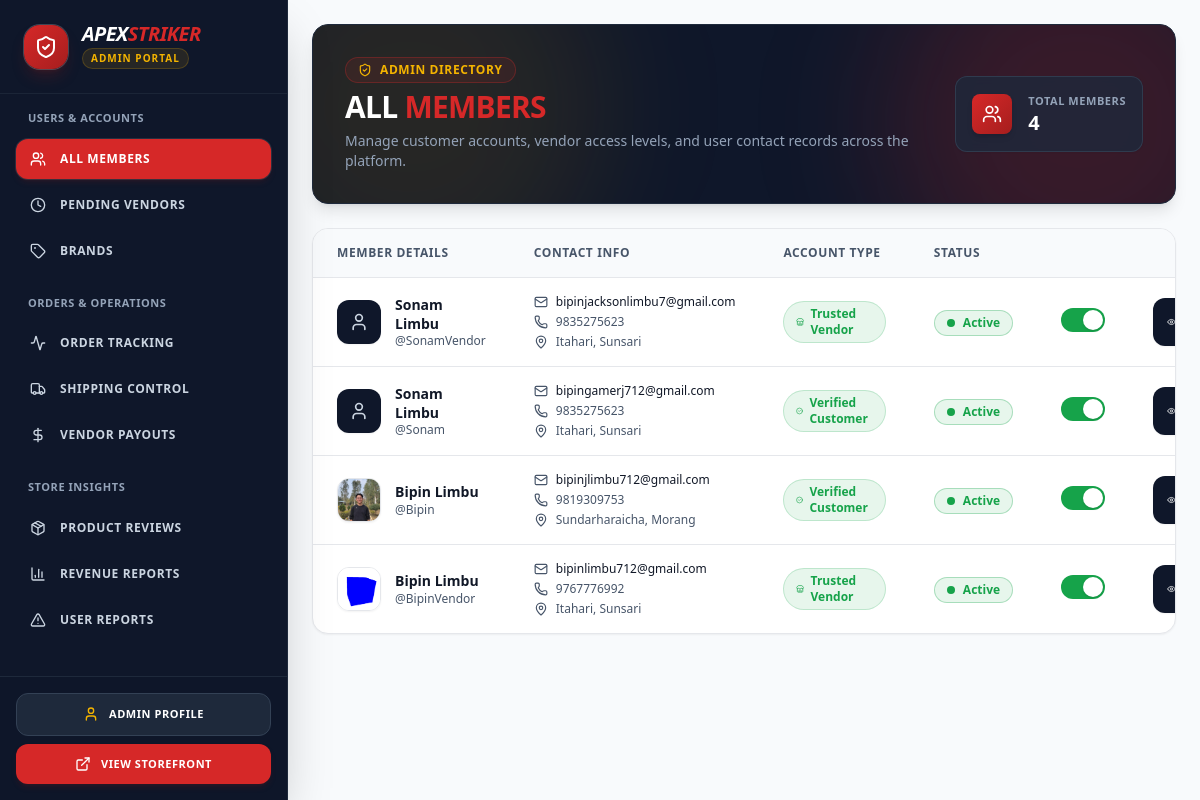
Before: /dashboard/admin/ (signed in) with the older database file.
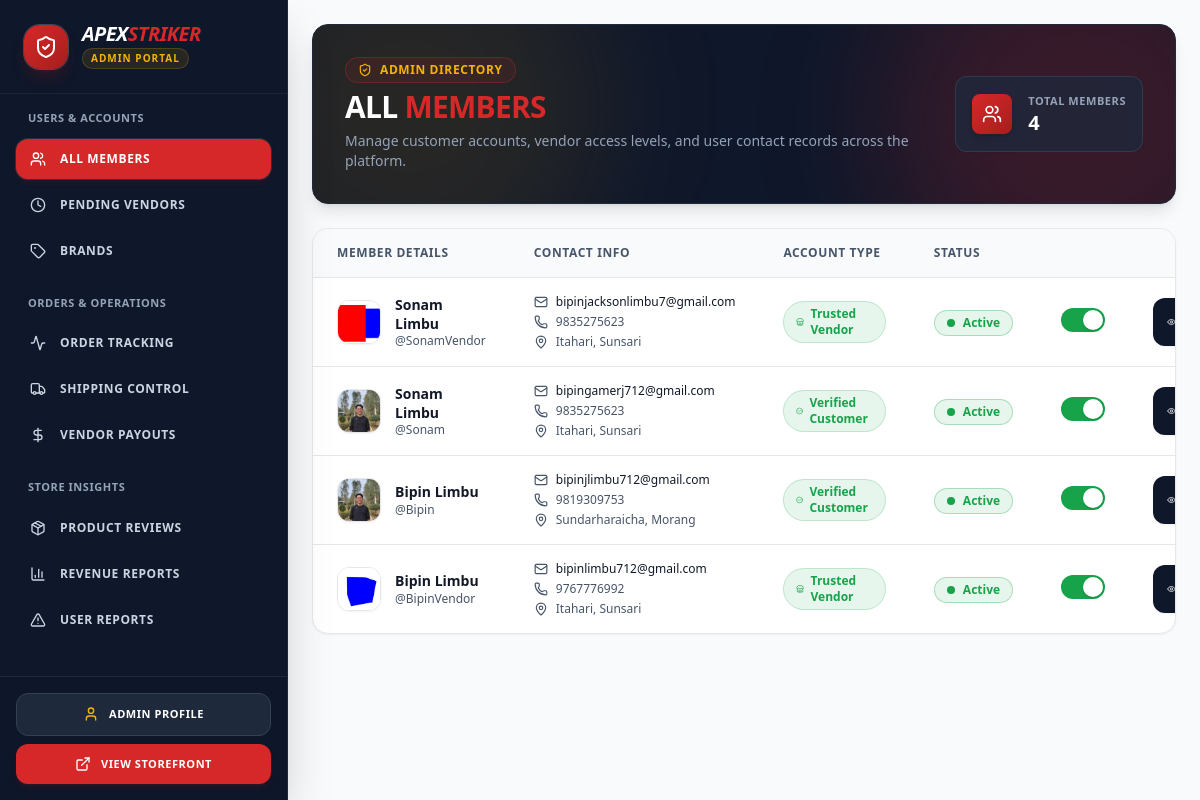
After: the same page with the newer database file.
### as_app/models.py (models this page shows, shortened)
class User(AbstractUser):
    class Role(models.TextChoices):
        ADMIN = 'admin', 'Admin'
        VENDOR = 'vendor', 'Vendor'
        CUSTOMER = 'customer', 'Customer'
    phone = models.CharField(max_length=20, blank=True)
    address = models.TextField(blank=True)
    role = models.CharField(max_length=20, choices=Role.choices, default=Role.CUSTOMER)
    profile_picture = models.ImageField(upload_to='images/user/', blank=True, null=True)
    auth_token = models.CharField(max_length=255, blank=True, null=True)
    is_verified = models.BooleanField(default=False)

### as_app/views/dashboard.py (the view, shortened to what this page needs)
# urls.py: path('dashboard/admin/', admin_dashboard_view, name='admin_dashboard'),
@login_required
def admin_dashboard_view(request):
    if request.user.role != 'admin':
        messages.error(request, "You are not authorized to access the admin dashboard.")
        return redirect('/')
    section = request.GET.get('section', 'member-list')
    context = {
        'section' : section,
        'total_pending_vendors': Vendor.objects.filter(status=Vendor.Status.PENDING).count(),
        'total_pending_brands': Brand.objects.filter(is_active=False).count(),
        'total_pending_payouts': Disbursement.objects.filter(is_transferred=False).count(),
        'total_products_reviews': 350,
        'total_admin_revenue': sum(disbursement.admin_commission for disbursement in Disbursement.objects.filter(is_transferred=True)),
        'total_vendor_revenue': sum(disbursement.payout_amount for disbursement in Disbursement.objects.filter(is_transferred=True)),
        'total_revenue': sum(disbursement.total_amount for disbursement in Disbursement.objects.filter(is_transferred=True)),
        'total_reported_users': Report.objects.filter(is_resolved=False).count(),
    }
    if section == 'member-list':
        context['members'] = User.objects.exclude(is_superuser=True).order_by('-date_joined')
    elif section == 'pending-vendors':
        context['vendors'] = Vendor.objects.filter(status=Vendor.Status.PENDING).order_by('-requested_on')
    elif section == 'brand-management':
        context['brands'] = Brand.objects.all()
    elif section == 'shipping-control':
        context['shipping_orders'] = Order.objects.all().order_by('-created_at')
    elif section == 'pending-payout':
        context['pending_payouts'] = Disbursement.objects.filter(is_transferred=False).order_by('-created_at')
    elif section == 'product-reviews':
        context['product_reviews'] = Review.objects.all().order_by('-created_at')
    elif section == 'revenue-logs':
        context['revenue_logs'] = Disbursement.objects.filter(is_transferred=True).order_by('-created_at')
    elif section == 'reported-users':
        context['reported_users'] = Report.objects.all().order_by('-created_at')
    return render(request, 'dashboard/admin_dashboard.html', context)

### as_app/templates/dashboard/admin_dashboard.html (shortened to what the changed rows need)
<!DOCTYPE html>
<html lang="en">
<head>
    {% load static %}
    <link href="{% static 'css/styles.css' %}" rel="stylesheet" />
</head>
<body class="bg-[#F8FAFC] text-[#111827] flex min-h-screen overflow-hidden font-sans">
    <aside class="w-72 bg-[#0F172A] text-white flex flex-col shadow-2xl relative z-30 shrink-0 border-r border-slate-800">
        <div class="p-6 border-b border-slate-800/80">
            <div class="flex items-center gap-3.5">
                <div>
                    <h1 class="text-xl font-black italic tracking-tight uppercase leading-none text-white">
                        Apex<span class="text-[#D62828]">Striker</span>
                    </h1>
                </div>
            </div>
        </div>
        <nav class="flex-grow p-4 space-y-6 overflow-y-auto custom-scrollbar">
            <div class="space-y-1.5">
                <h2 class="px-3 text-[11px] font-extrabold text-slate-400 uppercase tracking-wider mb-3">
                    Users & Accounts
                </h2>
            </div>
            <div class="space-y-1.5">
                <h2 class="px-3 text-[11px] font-extrabold text-slate-400 uppercase tracking-wider mb-3">
                    Orders & Operations
                </h2>
            </div>
            <div class="space-y-1.5">
                <h2 class="px-3 text-[11px] font-extrabold text-slate-400 uppercase tracking-wider mb-3">
                    Store Insights
                </h2>
            </div>
        </nav>
    </aside>
    <main class="flex-grow flex flex-col h-screen overflow-y-auto bg-[#F8FAFC]">
        {% if section == 'member-list' or not section %}
        {% include 'dashboard/admin/_member_list.html' %}
        {% elif section == 'pending-vendors' %}
        {% include 'dashboard/admin/_pending_vendors.html' %}
        {% elif section == 'brand-management' %}
        {% include 'dashboard/admin/_brand_management.html' %}
        {% elif section == 'order-items-tracking' %}
        {% include 'dashboard/admin/_order_items_tracking.html' %}
        {% elif section == 'shipping-control' %}
        {% include 'dashboard/admin/_shipping_control.html' %}
        {% elif section == 'pending-payout' %}
        {% include 'dashboard/admin/_pending_payout.html' %}
        {% elif section == 'product-reviews' %}
        {% include 'dashboard/admin/_product_reviews.html' %}
        {% elif section == 'revenue-logs' %}
        {% include 'dashboard/admin/_revenue_logs.html' %}
        {% elif section == 'reported-users' %}
        {% include 'dashboard/admin/_reported_users.html' %}
        {% endif %}
    </main>
</body>
</html>

### as_app/templates/dashboard/admin/_member_list.html (shortened to what the changed rows need)
<div class="space-y-6 p-6 w-full">
    <div class="bg-[#0F172A] rounded-2xl p-6 lg:p-8 text-white shadow-lg relative overflow-hidden border border-slate-800">
        <div class="relative z-10 flex flex-col md:flex-row md:items-center justify-between gap-6">
            <div class="space-y-1.5">
                <h1 class="text-2xl lg:text-3xl font-extrabold text-white tracking-tight uppercase">
                    All <span class="text-[#D62828]">Members</span>
                </h1>
            </div>
        </div>
    </div>
    <div class="bg-white rounded-2xl border border-[#E5E7EB] shadow-sm overflow-hidden w-full">
        <div class="overflow-x-auto w-full">
            <table class="w-full text-left border-collapse">
                {% if members %}
                    <thead>
                        <tr class="bg-[#F8FAFC] border-b border-[#E5E7EB]">
                            <th class="px-6 py-4 text-xs font-bold text-[#475569] uppercase tracking-wider">Member Details</th>
                            <th class="px-6 py-4 text-xs font-bold text-[#475569] uppercase tracking-wider">Contact Info</th>
                            <th class="px-6 py-4 text-xs font-bold text-[#475569] uppercase tracking-wider">Account Type</th>
                            <th class="px-6 py-4 text-xs font-bold text-[#475569] uppercase tracking-wider">Status</th>
                            <th class="px-6 py-4 text-xs font-bold text-[#475569] uppercase tracking-wider"></th>
                            <th class="px-6 py-4 text-xs font-bold text-[#475569] uppercase tracking-wider text-right">Actions</th>
                        </tr>
                    </thead>
                {% endif %}
                <tbody class="divide-y divide-[#E5E7EB]">
                    {% for member in members %}
                    <tr class="hover:bg-[#F8FAFC]/80 transition-colors group">
                        <td class="px-6 py-4 align-middle">
                            <div class="flex items-center gap-3.5">
                                <div class="relative h-11 w-11 shrink-0">
                                    {% if member.profile_picture %}
                                        <img src="{{ member.profile_picture.url }}"
                                             class="h-full w-full object-cover rounded-xl border border-[#E5E7EB] shadow-sm">
                                    {% else %}
                                        <div class="h-full w-full bg-[#0F172A] rounded-xl flex items-center justify-center text-white font-bold shadow-sm">
                                            <i data-lucide="user" class="w-5 h-5 text-slate-300"></i>
                                        </div>
                                    {% endif %}
                                </div>
                                <div>
                                    <p class="font-bold text-[#111827] text-sm group-hover:text-[#D62828] transition-colors leading-snug">
                                        {{ member.first_name }} {{ member.last_name }}
                                    </p>
                                    <p class="text-xs text-[#475569] font-medium">@{{ member.username }}</p>
                                </div>
                            </div>
                        </td>
                        <td class="px-6 py-4 align-middle">
                            <div class="space-y-1 text-xs">
                                <div class="flex items-center gap-2 text-[#111827]">
                                    <i data-lucide="mail" class="w-3.5 h-3.5 text-[#475569] shrink-0"></i>
                                    <span class="font-medium" title="{{ member.email }}">{{ member.email|default:"N/A" }}</span>
                                </div>
                                <div class="flex items-center gap-2 text-[#475569]">
                                    <i data-lucide="phone" class="w-3.5 h-3.5 text-[#475569] shrink-0"></i>
                                    <span>{{ member.phone|default:"N/A" }}</span>
                                </div>
                                <div class="flex items-center gap-2 text-[#475569]">
                                    <i data-lucide="map-pin" class="w-3.5 h-3.5 text-[#475569] shrink-0"></i>
                                    <span title="{{ member.address }}">{{ member.address|default:"N/A" }}</span>
                                </div>
                            </div>
                        </td>
                        <td class="px-6 py-4 align-middle">
                            {% if member.role == 'admin' %}
                                <span class="inline-flex items-center gap-1.5 text-xs font-bold text-[#0F172A] bg-slate-100 px-3 py-1 rounded-full border border-slate-300">
                                    <i data-lucide="shield" class="w-3 h-3 text-[#D62828]"></i> Admin
                                </span>
                            {% elif member.role == 'vendor' and member.vendor_profile.status == 'pending' %}
                                <span class="inline-flex items-center gap-1.5 text-xs font-bold text-[#0F172A] bg-[#F4B400]/20 px-3 py-1 rounded-full border border-[#F4B400]/40">
                                    <i data-lucide="clock" class="w-3 h-3 text-[#F4B400]"></i> Pending Vendor
                                </span>
                            {% elif member.role == 'vendor' and member.vendor_profile.status == 'approved' %}
                                <span class="inline-flex items-center gap-1.5 text-xs font-bold text-[#16A34A] bg-[#16A34A]/10 px-3 py-1 rounded-full border border-[#16A34A]/20">
                                    <i data-lucide="store" class="w-3 h-3"></i> Trusted Vendor
                                </span>
                            {% elif member.role == 'vendor' and member.vendor_profile.status == 'rejected' %}
                                <span class="inline-flex items-center gap-1.5 text-xs font-bold text-[#DC2626] bg-[#DC2626]/10 px-3 py-1 rounded-full border border-[#DC2626]/20">
                                    <i data-lucide="x-circle" class="w-3 h-3"></i> Rejected Vendor
                                </span>
                            {% elif member.role == 'customer' and member.is_verified %}
                                <span class="inline-flex items-center gap-1.5 text-xs font-bold text-[#16A34A] bg-[#16A34A]/10 px-3 py-1 rounded-full border border-[#16A34A]/20">
                                    <i data-lucide="check-circle-2" class="w-3 h-3"></i> Verified Customer
                                </span>
                            {% else %}
                                <span class="inline-flex items-center gap-1.5 text-xs font-bold text-[#475569] bg-slate-100 px-3 py-1 rounded-full border border-[#E5E7EB]">
                                    <i data-lucide="user" class="w-3 h-3"></i> Customer
                                </span>
                            {% endif %}
                        </td>
                        <td class="px-6 py-4 align-middle">
                            <div class="inline-flex items-center gap-2 px-3 py-1 rounded-full border text-xs font-bold {% if member.is_active %}bg-[#16A34A]/10 border-[#16A34A]/30 text-[#16A34A]{% else %}bg-slate-100 border-slate-300 text-[#475569]{% endif %}">
                                <span class="h-2 w-2 rounded-full {% if member.is_active %}bg-[#16A34A] animate-pulse{% else %}bg-slate-400{% endif %}"></span>
                                <span>{% if member.is_active %}Active{% else %}Inactive{% endif %}</span>
                            </div>
                        </td>
                        <td class="px-6 py-4 align-middle">
                            <form method="POST" action="/profile/status/toggle/{{ member.id }}/" class="inline-block">
                                <button type="submit" class="relative inline-flex h-6 w-11 shrink-0 cursor-pointer rounded-full border-2 border-transparent transition-colors duration-200 ease-in-out focus:outline-none {% if member.is_active %}bg-[#16A34A]{% else %}bg-slate-300{% endif %}" title="Toggle active status">
                                    <span class="pointer-events-none inline-block h-5 w-5 transform rounded-full bg-white shadow ring-0 transition duration-200 ease-in-out {% if member.is_active %}translate-x-5{% else %}translate-x-0{% endif %}"></span>
                                </button>
                            </form>
                        </td>
                        <td class="px-6 py-4 align-middle text-right">
                            <div class="flex items-center justify-end gap-2">
                                <a href="/profile/{{ member.id }}/"
                                   class="inline-flex items-center gap-1.5 bg-[#0F172A] hover:bg-slate-800 text-white px-3.5 py-2 rounded-xl text-xs font-bold transition-all shadow-sm">
                                    <i data-lucide="eye" class="w-3.5 h-3.5"></i>
                                </a>
                            </div>
                        </td>
                    </tr>
                    {% endfor %}
                </tbody>
            </table>
        </div>
    </div>
</div>

Changed rows visible on the page:
changed User "SonamVendor": profile_picture: picture added; profile_picture empty → "images/user/CG13.png" (drawn)
changed User "bipingamerj712@gmail.com": profile_picture: picture added
